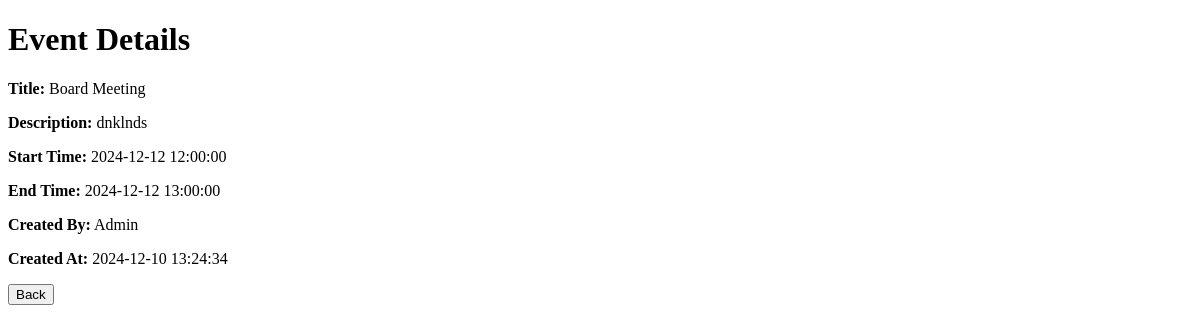
The page /views/event_details.php?id=10 (signed in) on the database as committed earlier.
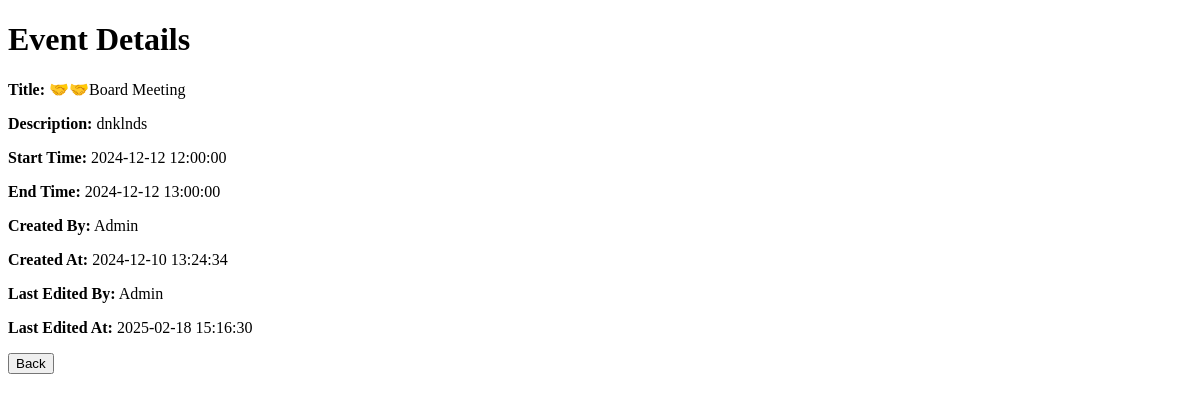
The same page on the database as committed later.
### tables this page shows
CREATE TABLE `events` (
  `id` int(11) NOT NULL,
  `title` varchar(255) NOT NULL,
  `description` text DEFAULT NULL,
  `start_time` datetime NOT NULL,
  `end_time` datetime NOT NULL,
  `created_by` int(11) DEFAULT NULL,
  `edited_by` int(11) DEFAULT NULL,
  `edit_date` datetime DEFAULT current_timestamp() ON UPDATE current_timestamp(),
  `image` text DEFAULT NULL,
  `created_at` datetime DEFAULT current_timestamp(),
  `short_name` varchar(50) DEFAULT NULL
);

### views/event_details.php (the view, shortened to what this page needs)
<?php
require_once '../config/db_connection.php';
$eventId = (int)$_GET['id'];
try {
    $query = "
    SELECT
        e.*,
        a.name AS admin_name,
        ae.name AS editor_name
    FROM
        Events e
    LEFT JOIN
        admin_users a
    ON
        e.created_by = a.id
    LEFT JOIN
        admin_users ae
    ON
        e.edited_by = ae.id
    WHERE
        e.id = :id
    ";
    $stmt = $conn->prepare($query);
    $stmt->execute([':id' => $eventId]);
    $event = $stmt->fetch(PDO::FETCH_ASSOC);
} catch (Exception $e) {
    echo "Error: " . $e->getMessage();
    exit;
}
?>
<!DOCTYPE html>
<html lang="en">
<head>
</head>
<body>
    <h1>Event Details</h1>
    <p><strong>Title:</strong> <?php echo htmlspecialchars($event['title']); ?></p>
    <p><strong>Description:</strong> <?php echo nl2br(htmlspecialchars($event['description'])); ?></p>
    <p><strong>Start Time:</strong> <?php echo htmlspecialchars($event['start_time']); ?></p>
    <p><strong>End Time:</strong> <?php echo htmlspecialchars($event['end_time']); ?></p>
    <p><strong>Created By:</strong> <?php echo htmlspecialchars($event['admin_name']); ?></p>
    <p><strong>Created At:</strong> <?php echo htmlspecialchars($event['created_at']); ?></p>
    <?php if (!empty($event['edited_by'])): ?>
        <p><strong>Last Edited By:</strong> <?php echo htmlspecialchars($event['editor_name']); ?></p>
        <p><strong>Last Edited At:</strong> <?php echo htmlspecialchars($event['edit_date']); ?></p>
    <?php endif; ?>
    <button onclick="window.history.back();">Back</button>
</body>
</html>

Rows that differ between the two databases and show on the page:
changed events "dnklnds": title "Board Meeting" → "🤝🤝Board Meeting"; edited_by empty → 1 (drawn); created_by.name (not shown) → "Admin"; edit_date (not shown) → "2025-02-18 15:16:30"
Other text that changed with them:
text now shown: "Last Edited By: Last Edited At:"
